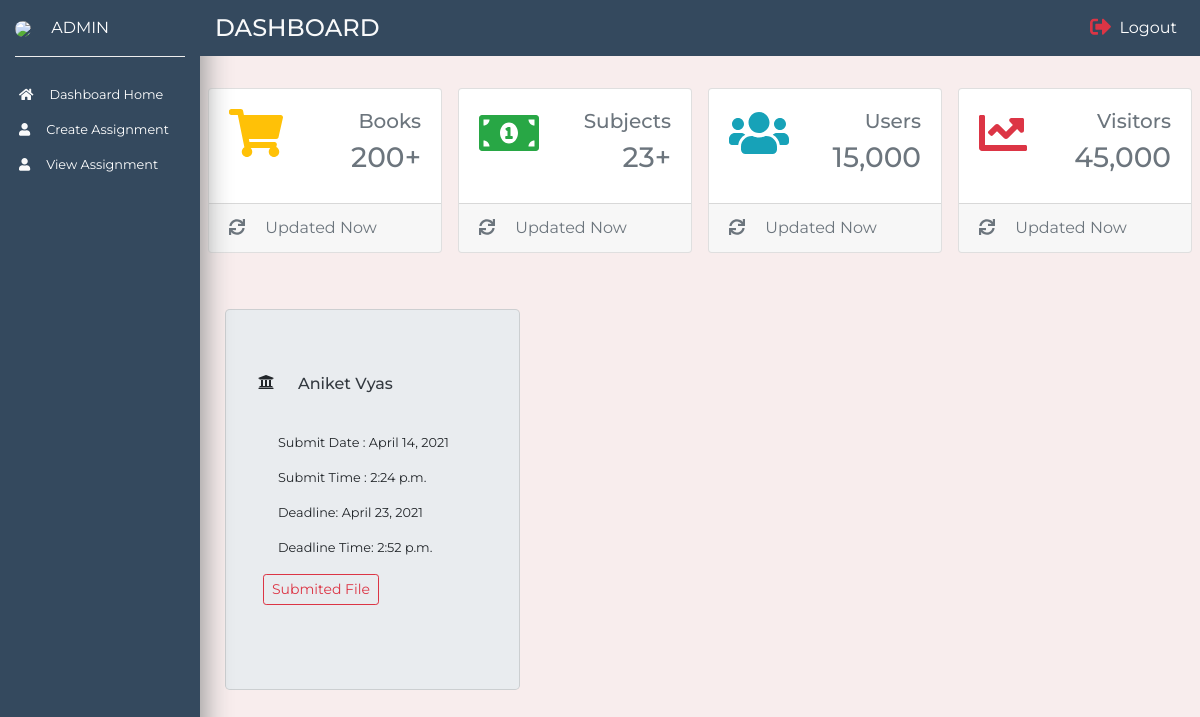
The app's page /viewSubmissions/1 (signed in) with its own data.
### main_app/models.py (models this page shows)
class submittedAssignment(models.Model):
    id = models.AutoField(primary_key=True)
    assignment = models.ForeignKey('assignments',on_delete=models.CASCADE)
    submittedFile = models.FileField()
    submitedBy = models.ForeignKey('student',on_delete=models.CASCADE)
    submited_onDate = models.DateField()
    submited_onTime = models.TimeField()

class student(models.Model):
    id = models.AutoField(primary_key=True)
    name = models.CharField(max_length=100)
    email = models.EmailField()
    phoneNumber = models.CharField(max_length=15)
    university = models.CharField(max_length=100)
    def __str__(self):
        return self.name

class assignments(models.Model):
    id = models.AutoField(primary_key=True)
    name = models.CharField(max_length=100)
    startDate = models.DateField()
    startTime = models.TimeField()
    deadline = models.DateField()
    deadlineTime = models.TimeField()
    assignmentFile = models.FileField()
    subject = models.ForeignKey('subject', on_delete=models.CASCADE)

### main_app/views.py (the view)
# urls.py: path('viewSubmissions/<int:id>',views.viewSubmissionsView)
def viewSubmissionsView(request,id):
    assignment = assignments.objects.get(id=id)
    submited = submittedAssignment.objects.filter(assignment=assignment)
    print(submited)
    return render(request,'assignments.html',{'data':submited,'submitedAssignmentView':True})

### templates/assignments.html (shortened to what this page needs)
<!doctype html> {% load static %}
<html lang="en">
<head>
    <link rel="stylesheet" href="https://stackpath.bootstrapcdn.com/bootstrap/4.1.1/css/bootstrap.min.css">
    <link rel="stylesheet" href="{% static 'css/style_dash.css' %}">
</head>
<body>
    <nav class="navbar navbar-expand-md navbar-light">
        <div class="collapse navbar-collapse" id="myNavbar">
            <div class="container-fluid">
                <div class="row">
                    <div class="col-xl-2 col-lg-3 col-md-4 sidebar fixed-top">
                        <div class="bottom-border pb-3 py-3">
                            <img src="images/admin.jpeg" width="50" class="rounded-circle mr-3">
                            <a href="#" class="text-white text-uppercase">{{user.username}}</a>
                        </div>
                        <ul class="navbar-nav flex-column mt-4">
                            <li class="nav-item"><a href="/dashboard" class="nav-link text-white p-1 mb-2 small"><i class="fas fa-home text-light  mr-3"></i>Dashboard Home</a></li>
                            <li class="nav-item"><a href="/createAssignment" class="nav-link text-white p-1 mb-2 sidebar-link small"><i class="fas fa-user text-light  mr-3"></i>Create Assignment</a></li>
                            <li class="nav-item"><a href="/viewAssignment" class="nav-link text-white p-1 mb-2 sidebar-link small"><i class="fas fa-user text-light  mr-3"></i>View Assignment</a></li>
                        </ul>
                    </div>
                    <div class="col-xl-10 col-lg-9 col-md-8 ml-auto fixed-top py-2 top-navbar">
                        <div class="row align-items-center">
                            <div class="col-md-4">
                                <h4 class="text-light text-uppercase mb-0">Dashboard</h4>
                            </div>
                            <div class="col-md-5">
                            </div>
                            <div class="col-md-3">
                                <ul class="navbar-nav">
                                    <li class="nav-item ml-md-auto"><a href="#" class="nav-link text-white" data-toggle="modal" data-target="#sign-out"><i class="fas fa-sign-out-alt text-danger fa-lg mr-2"></i>Logout</a></li>
                                </ul>
                            </div>
                        </div>
                    </div>
                </div>
            </div>
        </div>
    </nav>
    <section>
        <div class="container-fluid">
            <div class="row">
                <div class="col-xl-10 col-lg-9 col-md-8 ml-auto">
                    <div class="row pt-md-5 mt-md-3 mb-5">
                        <div class="col-xl-3 col-sm-6 p-2">
                            <div class="card card-common-1 card-common">
                                <div class="card-body">
                                    <div class="d-flex justify-content-between">
                                        <i class="fas fa-shopping-cart fa-3x text-warning"></i>
                                        <div class="text-right text-secondary">
                                            <h5>Books</h5>
                                            <h3>200+</h3>
                                        </div>
                                    </div>
                                </div>
                                <div class="card-footer text-secondary">
                                    <i class="fas fa-sync mr-3"></i>
                                    <span>Updated Now</span>
                                </div>
                            </div>
                        </div>
                        <div class="col-xl-3 col-sm-6 p-2">
                            <div class="card card-common-1 card-common">
                                <div class="card-body">
                                    <div class="d-flex justify-content-between">
                                        <i class="fas fa-money-bill-alt fa-3x text-success"></i>
                                        <div class="text-right text-secondary">
                                            <h5>Subjects</h5>
                                            <h3>23+</h3>
                                        </div>
                                    </div>
                                </div>
                                <div class="card-footer text-secondary">
                                    <i class="fas fa-sync mr-3"></i>
                                    <span>Updated Now</span>
                                </div>
                            </div>
                        </div>
                        <div class="col-xl-3 col-sm-6 p-2">
                            <div class="card card-common-1 card-common">
                                <div class="card-body">
                                    <div class="d-flex justify-content-between">
                                        <i class="fas fa-users fa-3x text-info"></i>
                                        <div class="text-right text-secondary">
                                            <h5>Users</h5>
                                            <h3>15,000</h3>
                                        </div>
                                    </div>
                                </div>
                                <div class="card-footer text-secondary">
                                    <i class="fas fa-sync mr-3"></i>
                                    <span>Updated Now</span>
                                </div>
                            </div>
                        </div>
                        <div class="col-xl-3 col-sm-6 p-2">
                            <div class="card card-common-1 card-common">
                                <div class="card-body">
                                    <div class="d-flex justify-content-between">
                                        <i class="fas fa-chart-line fa-3x text-danger"></i>
                                        <div class="text-right text-secondary">
                                            <h5>Visitors</h5>
                                            <h3>45,000</h3>
                                        </div>
                                    </div>
                                </div>
                                <div class="card-footer text-secondary">
                                    <i class="fas fa-sync mr-3"></i>
                                    <span>Updated Now</span>
                                </div>
                            </div>
                        </div>
                    </div>
                </div>
            </div>
        </div>
    </section>
    {% if submitedAssignmentView %}
    <section>
        <div class="container-fluid">
            <div class="col-xl-10 col-lg-9 col-md-8 ml-auto">
                <div class="row align-items-center">
                    {% if data %} {% for i in data %}
                    <div class="col-xl-4">
                        <div class="card card-common jumbotron">
                            <div class="card-title d-flex">
                                <i class="fa fa-university"></i>
                                <h6 class=" text-dark px-4"> {{i.submitedBy}}</span>
                                </h6>
                            </div>
                            <div class="card-body">
                                <p class="small text-left">Submit Date : {{i.submited_onDate}}</p>
                                <p class="small text-left">Submit Time : {{i.submited_onTime}}</p>
                                <p class="small text-left">Deadline: {{i.assignment.deadline}}</p>
                                <p class="small text-left">Deadline Time: {{i.assignment.deadlineTime}}</p>
                                <div class="row">
                                    <a href="/media/{{i.submittedFile}}" class="btn btn-outline-danger btn-sm">Submited File</a>
                                </div>
                            </div>
                        </div>
                        {% endfor %} {% else %}
                        <h1>No Submissions Till Now</h1>
                        {% endif %}
                    </div>
                </div>
            </div>
    </section>
    {% endif %}
</body>
</html>

### static/css/style_dash.css (style rules this page uses)
body { font-family: 'Montserrat', sans-serif; background-color: rgb(248, 237, 237); }
.sidebar { height: 100vh; background: #34495e; background-position: center; background-repeat: no-repeat; background-size: cover; box-shadow: 5px 7px 25px #999; }
.top-navbar { background: #34495e; }
.bottom-border { border-bottom: 1px groove #eee; }
.sidebar-link { transition: all .4s; }

### records on screen
submittedAssignment: submitedBy "Aniket Vyas", submited_onDate "April 14, 2021", submited_onTime "2:24 p.m.", assignment.deadline "April 23, 2021", assignment.deadlineTime "2:52 p.m."

### other values on screen
{{ user.username }} "ADMIN"
